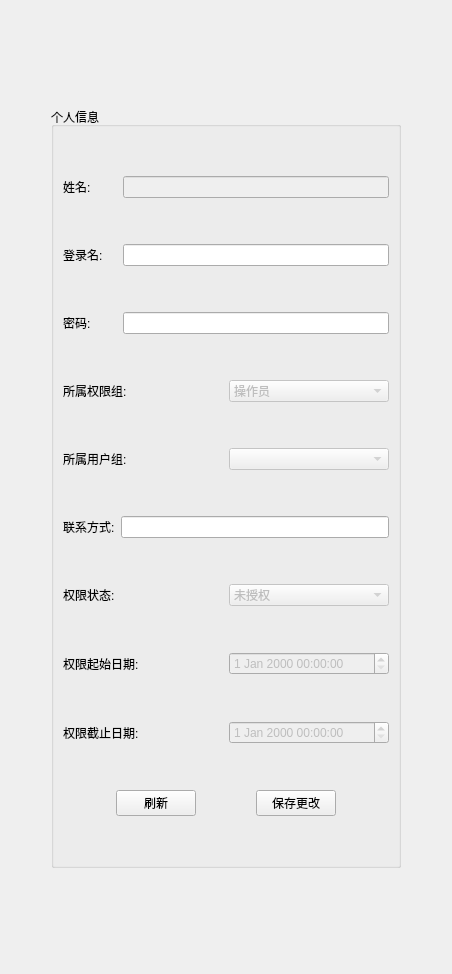
         <widget class="QWidget" name="page">
          <layout class="QVBoxLayout" name="verticalLayout_13">
           <item>
            <spacer name="verticalSpacer">
             <property name="orientation">
              <enum>Qt::Vertical</enum>
             </property>
             <property name="sizeHint" stdset="0">
              <size>
               <width>20</width>
               <height>96</height>
              </size>
             </property>
            </spacer>
           </item>
           <item>
            <layout class="QHBoxLayout" name="horizontalLayout_17">
             <item>
              <spacer name="horizontalSpacer">
               <property name="orientation">
                <enum>Qt::Horizontal</enum>
               </property>
               <property name="sizeType">
                <enum>QSizePolicy::Expanding</enum>
               </property>
               <property name="sizeHint" stdset="0">
                <size>
                 <width>40</width>
                 <height>20</height>
                </size>
               </property>
              </spacer>
             </item>
             <item>
              <widget class="QGroupBox" name="groupBox">
               <property name="minimumSize">
                <size>
                 <width>350</width>
                 <height>0</height>
                </size>
               </property>
               <property name="title">
                <string>个人信息</string>
               </property>
               <layout class="QVBoxLayout" name="verticalLayout">
                <item>
                 <spacer name="verticalSpacer_46">
                  <property name="orientation">
                   <enum>Qt::Vertical</enum>
                  </property>
                  <property name="sizeHint" stdset="0">
                   <size>
                    <width>20</width>
                    <height>40</height>
                   </size>
                  </property>
                 </spacer>
                </item>
                <item>
                 <layout class="QHBoxLayout" name="horizontalLayout">
                  <item>
                   <widget class="QLabel" name="label">
                    <property name="minimumSize">
                     <size>
                      <width>54</width>
                      <height>0</height>
                     </size>
                    </property>
                    <property name="text">
                     <string>姓名:</string>
                    </property>
                    <property name="alignment">
                     <set>Qt::AlignLeading|Qt::AlignLeft|Qt::AlignVCenter</set>
                    </property>
                   </widget>
                  </item>
                  <item>
                   <widget class="QLineEdit" name="lineEdit">
                    <property name="enabled">
                     <bool>false</bool>
                    </property>
                   </widget>
                  </item>
                 </layout>
                </item>
                <item>
                 <spacer name="verticalSpacer_47">
                  <property name="orientation">
                   <enum>Qt::Vertical</enum>
                  </property>
                  <property name="sizeHint" stdset="0">
                   <size>
                    <width>20</width>
                    <height>40</height>
                   </size>
                  </property>
                 </spacer>
                </item>
                <item>
                 <layout class="QHBoxLayout" name="horizontalLayout_2">
                  <item>
                   <widget class="QLabel" name="label_2">
                    <property name="minimumSize">
                     <size>
                      <width>54</width>
                      <height>0</height>
                     </size>
                    </property>
                    <property name="text">
                     <string>登录名:</string>
                    </property>
                   </widget>
                  </item>
                  <item>
                   <widget class="QLineEdit" name="lineEdit_2">
                    <property name="text">
                     <string/>
                    </property>
                   </widget>
                  </item>
                 </layout>
                </item>
                <item>
                 <spacer name="verticalSpacer_48">
                  <property name="orientation">
                   <enum>Qt::Vertical</enum>
                  </property>
                  <property name="sizeHint" stdset="0">
                   <size>
                    <width>20</width>
                    <height>40</height>
                   </size>
                  </property>
                 </spacer>
                </item>
                <item>
                 <layout class="QHBoxLayout" name="horizontalLayout_3">
                  <item>
                   <widget class="QLabel" name="label_3">
                    <property name="minimumSize">
                     <size>
                      <width>54</width>
                      <height>0</height>
                     </size>
                    </property>
                    <property name="text">
                     <string>密码:</string>
                    </property>
                    <property name="alignment">
                     <set>Qt::AlignLeading|Qt::AlignLeft|Qt::AlignVCenter</set>
                    </property>
                   </widget>
                  </item>
                  <item>
                   <widget class="QLineEdit" name="lineEdit_3">
                    <property name="text">
                     <string/>
                    </property>
                   </widget>
                  </item>
                 </layout>
                </item>
                <item>
                 <spacer name="verticalSpacer_49">
                  <property name="orientation">
                   <enum>Qt::Vertical</enum>
                  </property>
                  <property name="sizeHint" stdset="0">
                   <size>
                    <width>20</width>
                    <height>40</height>
                   </size>
                  </property>
                 </spacer>
                </item>
                <item>
                 <layout class="QHBoxLayout" name="horizontalLayout_4">
                  <item>
                   <widget class="QLabel" name="label_4">
                    <property name="text">
                     <string>所属权限组:</string>
                    </property>
                   </widget>
                  </item>
                  <item>
                   <widget class="QComboBox" name="comboBox">
                    <property name="enabled">
                     <bool>false</bool>
                    </property>
                    <property name="editable">
                     <bool>false</bool>
                    </property>
                    <item>
                     <property name="text">
                      <string>操作员</string>
                     </property>
                    </item>
                    <item>
                     <property name="text">
                      <string>管理员</string>
                     </property>
                    </item>
                   </widget>
                  </item>
                 </layout>
                </item>
                <item>
                 <spacer name="verticalSpacer_61">
                  <property name="orientation">
                   <enum>Qt::Vertical</enum>
                  </property>
                  <property name="sizeHint" stdset="0">
                   <size>
                    <width>20</width>
                    <height>40</height>
                   </size>
                  </property>
                 </spacer>
                </item>
                <item>
                 <layout class="QHBoxLayout" name="horizontalLayout_5">
                  <item>
                   <widget class="QLabel" name="label_5">
                    <property name="text">
                     <string>所属用户组:</string>
                    </property>
                   </widget>
                  </item>
                  <item>
                   <widget class="QComboBox" name="comboBox_13">
                    <property name="enabled">
                     <bool>false</bool>
                    </property>
                   </widget>
                  </item>
                 </layout>
                </item>
                <item>
                 <spacer name="verticalSpacer_62">
                  <property name="orientation">
                   <enum>Qt::Vertical</enum>
                  </property>
                  <property name="sizeHint" stdset="0">
                   <size>
                    <width>20</width>
                    <height>40</height>
                   </size>
                  </property>
                 </spacer>
                </item>
                <item>
                 <layout class="QHBoxLayout" name="horizontalLayout_6">
                  <item>
                   <widget class="QLabel" name="label_6">
                    <property name="text">
                     <string>联系方式:</string>
                    </property>
                   </widget>
                  </item>
                  <item>
                   <widget class="QLineEdit" name="lineEdit_5">
                    <property name="text">
                     <string/>
                    </property>
                   </widget>
                  </item>
                 </layout>
                </item>
                <item>
                 <spacer name="verticalSpacer_63">
                  <property name="orientation">
                   <enum>Qt::Vertical</enum>
                  </property>
                  <property name="sizeHint" stdset="0">
                   <size>
                    <width>20</width>
                    <height>40</height>
                   </size>
                  </property>
                 </spacer>
                </item>
                <item>
                 <layout class="QHBoxLayout" name="horizontalLayout_7">
                  <item>
                   <widget class="QLabel" name="label_7">
                    <property name="text">
                     <string>权限状态:</string>
                    </property>
                   </widget>
                  </item>
                  <item>
                   <widget class="QComboBox" name="comboBox_2">
                    <property name="enabled">
                     <bool>false</bool>
                    </property>
                    <item>
                     <property name="text">
                      <string>未授权</string>
                     </property>
                    </item>
                    <item>
                     <property name="text">
                      <string>期间授权</string>
                     </property>
                    </item>
                    <item>
                     <property name="text">
                      <string>永久授权</string>
                     </property>
                    </item>
                    <item>
                     <property name="text">
                      <string>权限过期</string>
                     </property>
                    </item>
                    <item>
                     <property name="text">
                      <string>权限未到</string>
                     </property>
                    </item>
                    <item>
                     <property name="text">
                      <string>列入黑名单</string>
                     </property>
                    </item>
                   </widget>
                  </item>
                 </layout>
                </item>
                <item>
                 <spacer name="verticalSpacer_64">
                  <property name="orientation">
                   <enum>Qt::Vertical</enum>
                  </property>
                  <property name="sizeHint" stdset="0">
                   <size>
                    <width>20</width>
                    <height>40</height>
                   </size>
                  </property>
                 </spacer>
                </item>
                <item>
                 <layout class="QHBoxLayout" name="horizontalLayout_8">
                  <item>
                   <widget class="QLabel" name="label_8">
                    <property name="text">
                     <string>权限起始日期:</string>
                    </property>
                   </widget>
                  </item>
                  <item>
                   <widget class="QDateTimeEdit" name="dateTimeEdit">
                    <property name="enabled">
                     <bool>false</bool>
                    </property>
                   </widget>
                  </item>
                 </layout>
                </item>
                <item>
                 <spacer name="verticalSpacer_65">
                  <property name="orientation">
                   <enum>Qt::Vertical</enum>
                  </property>
                  <property name="sizeHint" stdset="0">
                   <size>
                    <width>20</width>
                    <height>40</height>
                   </size>
                  </property>
                 </spacer>
                </item>
                <item>
                 <layout class="QHBoxLayout" name="horizontalLayout_9">
                  <item>
                   <widget class="QLabel" name="label_9">
                    <property name="text">
                     <string>权限截止日期:</string>
                    </property>
                   </widget>
                  </item>
                  <item>
                   <widget class="QDateTimeEdit" name="dateTimeEdit_2">
                    <property name="enabled">
                     <bool>false</bool>
                    </property>
                   </widget>
                  </item>
                 </layout>
                </item>
                <item>
                 <spacer name="verticalSpacer_66">
                  <property name="orientation">
                   <enum>Qt::Vertical</enum>
                  </property>
                  <property name="sizeHint" stdset="0">
                   <size>
                    <width>20</width>
                    <height>40</height>
                   </size>
                  </property>
                 </spacer>
                </item>
                <item>
                 <layout class="QHBoxLayout" name="horizontalLayout_11">
                  <item>
                   <spacer name="horizontalSpacer_15">
                    <property name="orientation">
                     <enum>Qt::Horizontal</enum>
                    </property>
                    <property name="sizeHint" stdset="0">
                     <size>
                      <width>40</width>
                      <height>20</height>
                     </size>
                    </property>
                   </spacer>
                  </item>
                  <item>
                   <widget class="QPushButton" name="pushButton_2">
                    <property name="minimumSize">
                     <size>
                      <width>75</width>
                      <height>0</height>
                     </size>
                    </property>
                    <property name="text">
                     <string>刷新</string>
                    </property>
                    <property name="icon">
                     <iconset>
                      <normaloff>:/image/gtk-refresh.png</normaloff>:/image/gtk-refresh.png</iconset>
                    </property>
                   </widget>
                  </item>
                  <item>
                   <spacer name="horizontalSpacer_16">
                    <property name="orientation">
                     <enum>Qt::Horizontal</enum>
                    </property>
                    <property name="sizeHint" stdset="0">
                     <size>
                      <width>40</width>
                      <height>20</height>
                     </size>
                    </property>
                   </spacer>
                  </item>
                  <item>
                   <widget class="QPushButton" name="pushButton">
                    <property name="minimumSize">
                     <size>
                      <width>75</width>
                      <height>0</height>
                     </size>
                    </property>
                    <property name="text">
                     <string>保存更改</string>
                    </property>
                    <property name="icon">
                     <iconset>
                      <normaloff>:/image/gtk-save.png</normaloff>:/image/gtk-save.png</iconset>
                    </property>
                   </widget>
                  </item>
                  <item>
                   <spacer name="horizontalSpacer_37">
                    <property name="orientation">
                     <enum>Qt::Horizontal</enum>
                    </property>
                    <property name="sizeHint" stdset="0">
                     <size>
                      <width>40</width>
                      <height>20</height>
                     </size>
                    </property>
                   </spacer>
                  </item>
                 </layout>
                </item>
                <item>
                 <spacer name="verticalSpacer_67">
                  <property name="orientation">
                   <enum>Qt::Vertical</enum>
                  </property>
                  <property name="sizeHint" stdset="0">
                   <size>
                    <width>20</width>
                    <height>40</height>
                   </size>
                  </property>
                 </spacer>
                </item>
               </layout>
              </widget>
             </item>
             <item>
              <spacer name="horizontalSpacer_2">
               <property name="orientation">
                <enum>Qt::Horizontal</enum>
               </property>
               <property name="sizeType">
                <enum>QSizePolicy::Expanding</enum>
               </property>
               <property name="sizeHint" stdset="0">
                <size>
                 <width>40</width>
                 <height>20</height>
                </size>
               </property>
              </spacer>
             </item>
            </layout>
           </item>
           <item>
            <spacer name="verticalSpacer_2">
             <property name="orientation">
              <enum>Qt::Vertical</enum>
             </property>
             <property name="sizeHint" stdset="0">
              <size>
               <width>20</width>
               <height>95</height>
              </size>
             </property>
            </spacer>
           </item>
          </layout>
         </widget>
